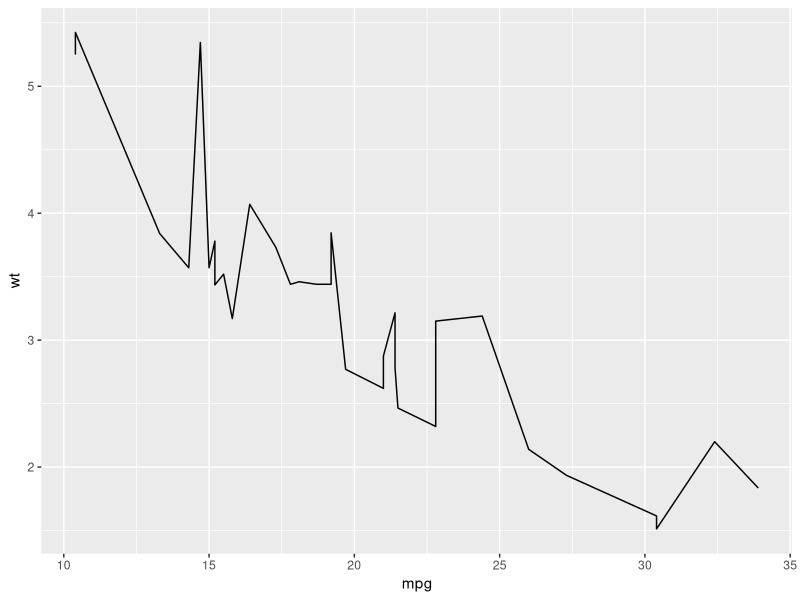

This figure's R source:


#%%%%%%%%%%%%%%%%%%%%%%%%%%%%%%%%%%%%%%%%%%%%%%%%%%%%%%%%%%%%%%%%%%%%%%%%%%%%
#%%%%%%%%%%%%%%%%%%%%%%%%%%%%%%%%%%%%%%%%%%%%%%%%%%%%%%%%%%%%%%%%%%%%%%%%%%%%
# Einführung in die Open-Source-Software R----------------------------------
#%%%%%%%%%%%%%%%%%%%%%%%%%%%%%%%%%%%%%%%%%%%%%%%%%%%%%%%%%%%%%%%%%%%%%%%%%%%%
#%%%%%%%%%%%%%%%%%%%%%%%%%%%%%%%%%%%%%%%%%%%%%%%%%%%%%%%%%%%%%%%%%%%%%%%%%%%%


#%%%%%%%%%%%%%%%%%%%%%%%%%%%%%%%%%%%%%%%%%%%%%%%%%%%%%%%%%%%%%%%%%%%%%%%%%%%%
# Inhalt und (Lern-)Ziele  ------------------------------------------------
#%%%%%%%%%%%%%%%%%%%%%%%%%%%%%%%%%%%%%%%%%%%%%%%%%%%%%%%%%%%%%%%%%%%%%%%%%%%%
# In der Fortbildung lernen Sie die Programmiersprache R und die Entwicklungsumgebung RStudio kennen. Die Fortbildung richtet sich vor allem an Anfänger:innen, es sind keine Vorkenntnisse in R notwendig - Basiskenntnisse der Statistik sind jedoch von Vorteil. Wir empfehlen das Epidemiologist R Handbook, welches als Open Access Publikation online verfügbar ist, anzuschauen.
# In der Fortbildung erhalten Sie neben einer kurzen Einführung in die Grundlagen der Programmierung mit Base R, eine theoretische und praktische Einführung in die moderne Datenanalyse mit Tidyverse: Sie lernen Daten einzulesen, mit tidyr umzustrukturieren und mit dplyr zu verarbeiten und zu aggregieren. Außerdem lernen Sie in Ansätzen ggplot2 Grafiken und die Anwendung von R Markdown kennen. Begleitend erhalten Sie einen Einblick in einfache statistische Auswertungen mit R.
#
# Neben den theoretischen Einblicken, werden wir von Beginn an praktisch arbeiten und Sie erlernen, wie aus einem R-Skript ein Kurzbericht entstehen kann. Am zweiten Tag können Sie das Erlernte mit Ihren eigenen Daten nachvollziehen. Bringen Sie deshalb bitte einen eigenen Datensatz und eine einfache eigene Fragestellung zur Bearbeitung und Auswertung ihrer Daten mit.
#
# Vorausgesetzt wird: Ein Laptop auf dem R installiert ist (möglichst >= R version 4.1.3) und RStudio (möglichst >= 2022.07.1).


# Ein paar R-Weisheiten
# Man kann eigentlich nie über "R-Anfänger" hinauskommen
# R heißt zu 90% googlen

#%%%%%%%%%%%%%%%%%%%%%%%%%%%%%%%%%%%%%%%%%%%%%%%%%%%%%%%%%%%%%%%%%%%%%%%%%%%%
# Aufbau des Kurses und Repos------------------------------------------------
#%%%%%%%%%%%%%%%%%%%%%%%%%%%%%%%%%%%%%%%%%%%%%%%%%%%%%%%%%%%%%%%%%%%%%%%%%%%%
# Siehe Readme: https://jakobschumacher.github.io/Einfuehrung_R_OEGD/

#%%%%%%%%%%%%%%%%%%%%%%%%%%%%%%%%%%%%%%%%%%%%%%%%%%%%%%%%%%%%%%%%%%%%%%%%%%%%
# R ist ein Taschenrechner ------------------------------------------------
#%%%%%%%%%%%%%%%%%%%%%%%%%%%%%%%%%%%%%%%%%%%%%%%%%%%%%%%%%%%%%%%%%%%%%%%%%%%%

# Mit R können einfache Rechenaufgaben erledigt werden
3 + 2

# Neben einfachen Aufgaben können auch Komplexere bewältigt werden.
# Zum Beispiel Wurzel ziehen
sqrt(49)




# Auch ein Mittelwert z.B.
mean(c(3,5,7,23,4))

# R kann auch eine Korrelation durchführen
cor(c(3,5,6,23,2,4,5), c(2,5,3,2,3,5,9))


#%%%%%%%%%%%%%%%%%%%%%%%%%%%%%%%%%%%%%%%%%%%%%%%%%%%%%%%%%%%%%%%%%%%%%%%%%%%%
# R ist eine Programmiersprache ---------------------------------------------
#%%%%%%%%%%%%%%%%%%%%%%%%%%%%%%%%%%%%%%%%%%%%%%%%%%%%%%%%%%%%%%%%%%%%%%%%%%%%

# Mit R können Variablen gesetzt werden
a <- "Hallo"
b <- "Welt"
c(a,b)

# In R können Funktionen erstellt werden
# Programmierung der Funktion
meinefunktion <- function(x, y){
  x + y
}
# Ausführen der Funktion
meinefunktion(4,7)

# Programmierung ist eine eigene Welt für sich.
# Wichtig zum Verständnis:

# Das Zeichen "#" ist ein Kommentar
# Das Zeichen "<-" ist eine Zuweisung zu einer Variablen
# Das Zeichen "%>%" ist ein Pipe-Parameter und verbindet zwei Dinge miteinander
# Das Zeichen "," ist ein Zeichen, dass etwas anderes anfängt
# Die Klammern "()" und "{}" werden an allen möglichen Stellen gebraucht
# Die Zeichenfolge NA steht für etwas nicht vorhandenes

#%%%%%%%%%%%%%%%%%%%%%%%%%%%%%%%%%%%%%%%%%%%%%%%%%%%%%%%%%%%%%%%%%%%%%%%%%%%%
# R ist nicht Excel ---------------------------------------------
#%%%%%%%%%%%%%%%%%%%%%%%%%%%%%%%%%%%%%%%%%%%%%%%%%%%%%%%%%%%%%%%%%%%%%%%%%%%%

# Man kann sich in R die Daten anzeigen lassen.
View(mtcars) # Zur Erläuterung: mtcars ist ein eingebauter Beispiel-Datensatz

# Aber man kann mit der Maus keine Zellen bearbeiten. Man verwendet auch keine
# Zellenbezüge wie z.B. A1:D4

# Bei R wird davon ausgegangen, dass man sich die Daten im Kopf vorstellt


#%%%%%%%%%%%%%%%%%%%%%%%%%%%%%%%%%%%%%%%%%%%%%%%%%%%%%%%%%%%%%%%%%%%%%%%%%%%%
# R kümmert sich um Daten ---------------------------------------------
#%%%%%%%%%%%%%%%%%%%%%%%%%%%%%%%%%%%%%%%%%%%%%%%%%%%%%%%%%%%%%%%%%%%%%%%%%%%%

# Essentiell zum Verständnis für R sind Datenklassen.

# character = ein Text
# numeric = eine Zahl
# factor = eine Gruppe
# date = ein Datum
# logical = ein Ja/Nein Wert
# data.frame = ein tabellarischer Datensatz
# list = eine Sammlung von Klassen


# Für bestimmte Anwendungsfälle gibt es bestimmte Datenklassen

# Graphisches-Objekt
# Karten-Objekt
# Soziales Netzwerk-Objekt
# ... und sehr sehr viel mehr


# Man kann sich Datenklassen mit dem Befehl class() anschauen
class(2)
class("Hallo Welt")


#%%%%%%%%%%%%%%%%%%%%%%%%%%%%%%%%%%%%%%%%%%%%%%%%%%%%%%%%%%%%%%%%%%%%%%%%%%%%
# R ist eigentlich eine Sammlung von kleinen Programmen---------------------
#%%%%%%%%%%%%%%%%%%%%%%%%%%%%%%%%%%%%%%%%%%%%%%%%%%%%%%%%%%%%%%%%%%%%%%%%%%%%

# In R funktioniert sehr vieles durch Zusatzpakete. Es gibt den R-Kern: base-r
# Dazu gibt es tausende von weiteren Paketen. Im Regelfall braucht man für bestimmte
# Anwendungen bestimmte Pakete. Und eigentlich kann man nicht gut sagen:
# "Ich kann R" sondern man muss sagen: "Ich kann tidyverse".
# Alle Pakete müssen am Anfang geladen werden.
# Das geht mit library()

# Das wichtigste Paket für Graphiken heißt ggplot2 mit dem zentralen Befehl ggplot()
library(ggplot2)


ggplot(mtcars) +
  aes(x = mpg, y = wt) +
  geom_line()

